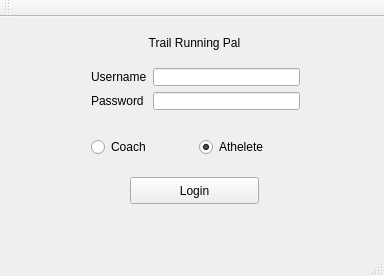
<?xml version="1.0" encoding="UTF-8"?>
<ui version="4.0">
 <class>MainWindow</class>
 <widget class="QMainWindow" name="MainWindow">
  <property name="geometry">
   <rect>
    <x>0</x>
    <y>0</y>
    <width>384</width>
    <height>276</height>
   </rect>
  </property>
  <property name="windowTitle">
   <string>MainWindow</string>
  </property>
  <widget class="QWidget" name="centralWidget">
   <widget class="QWidget" name="horizontalLayoutWidget">
    <property name="geometry">
     <rect>
      <x>80</x>
      <y>40</y>
      <width>231</width>
      <height>64</height>
     </rect>
    </property>
    <layout class="QHBoxLayout" name="horizontalLayout">
     <item>
      <layout class="QGridLayout" name="gridLayout">
       <item row="0" column="0">
        <widget class="QLabel" name="label">
         <property name="text">
          <string>Username</string>
         </property>
        </widget>
       </item>
       <item row="1" column="0">
        <widget class="QLabel" name="label_2">
         <property name="text">
          <string>Password</string>
         </property>
        </widget>
       </item>
       <item row="0" column="1">
        <widget class="QLineEdit" name="lineEdit_username"/>
       </item>
       <item row="1" column="1">
        <widget class="QLineEdit" name="lineEdit_password"/>
       </item>
      </layout>
     </item>
    </layout>
   </widget>
   <widget class="QWidget" name="horizontalLayoutWidget_3">
    <property name="geometry">
     <rect>
      <x>80</x>
      <y>100</y>
      <width>231</width>
      <height>60</height>
     </rect>
    </property>
    <layout class="QHBoxLayout" name="horizontalLayout_3">
     <item>
      <widget class="QRadioButton" name="radioButton_coach">
       <property name="text">
        <string>Coach</string>
       </property>
      </widget>
     </item>
     <item>
      <widget class="QRadioButton" name="radioButton_athelete">
       <property name="text">
        <string>Athelete</string>
       </property>
       <property name="checked">
        <bool>true</bool>
       </property>
       <property name="autoExclusive">
        <bool>true</bool>
       </property>
      </widget>
     </item>
    </layout>
    <zorder>radioButton_coach</zorder>
    <zorder>radioButton_athelete</zorder>
   </widget>
   <widget class="QLabel" name="label_3">
    <property name="geometry">
     <rect>
      <x>130</x>
      <y>10</y>
      <width>129</width>
      <height>31</height>
     </rect>
    </property>
    <property name="text">
     <string>Trail Running Pal</string>
    </property>
    <property name="alignment">
     <set>Qt::AlignCenter</set>
    </property>
   </widget>
   <widget class="QPushButton" name="pushButton_Login">
    <property name="geometry">
     <rect>
      <x>130</x>
      <y>160</y>
      <width>129</width>
      <height>27</height>
     </rect>
    </property>
    <property name="text">
     <string>Login</string>
    </property>
   </widget>
   <zorder>horizontalLayoutWidget</zorder>
   <zorder>horizontalLayoutWidget_3</zorder>
   <zorder>lineEdit_username</zorder>
   <zorder>lineEdit_password</zorder>
   <zorder>verticalSpacer</zorder>
   <zorder>label_3</zorder>
   <zorder>pushButton_Login</zorder>
  </widget>
  <widget class="QMenuBar" name="menuBar">
   <property name="geometry">
    <rect>
     <x>0</x>
     <y>0</y>
     <width>384</width>
     <height>27</height>
    </rect>
   </property>
  </widget>
  <widget class="QToolBar" name="mainToolBar">
   <attribute name="toolBarArea">
    <enum>TopToolBarArea</enum>
   </attribute>
   <attribute name="toolBarBreak">
    <bool>false</bool>
   </attribute>
  </widget>
  <widget class="QStatusBar" name="statusBar"/>
 </widget>
 <layoutdefault spacing="6" margin="11"/>
 <resources/>
 <connections/>
</ui>
